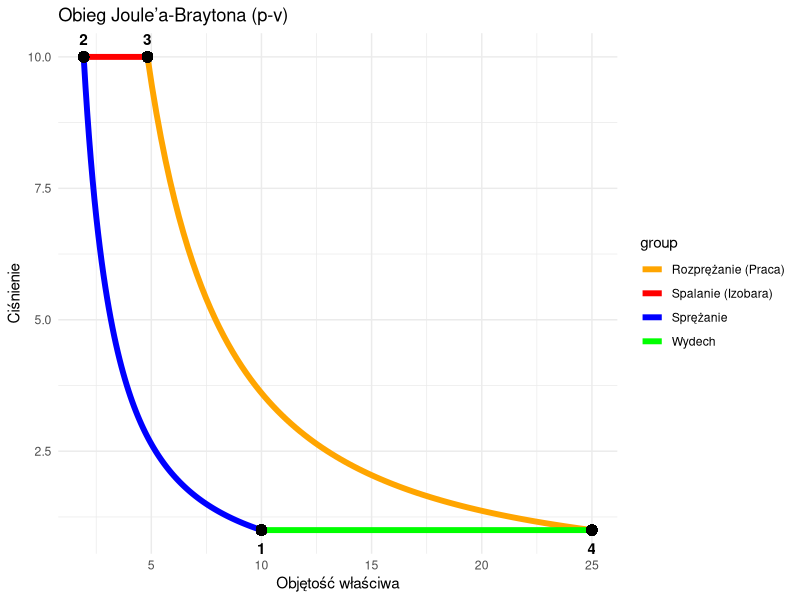

The R script that drew this image:
## ---- chunk 1
#| label: brayton-cycle
#| echo: false
#| fig-width: 10
#| fig-height: 5

library(ggplot2)

# Parameters
gamma <- 1.4
p1 <- 1
pie <- 10 # Pressure ratio
p2 <- p1 * pie
v1 <- 10 # Arbitrary start volume

# Process 1-2 (Adiabatic Compression)
# p1*v1^gamma = p2*v2^gamma -> v2 = v1 * (p1/p2)^(1/gamma)
v2 <- v1 * (p1/p2)^(1/gamma)
v_12 <- seq(v1, v2, length.out=100)
p_12 <- p1 * (v1/v_12)^gamma

# Process 2-3 (Isobaric Heat Addition)
# Expansion due to heating at constant pressure
# Let's say T3/T2 = 2.5 (Heat addition ratio) -> v3/v2 = 2.5
v3 <- v2 * 2.5
p3 <- p2
v_23 <- seq(v2, v3, length.out=100)
p_23 <- rep(p2, 100)

# Process 3-4 (Adiabatic Expansion)
# Expansion back to initial pressure p4 = p1
p4 <- p1
v4 <- v3 * (p3/p4)^(1/gamma)
v_34 <- seq(v3, v4, length.out=100)
p_34 <- p3 * (v3/v_34)^gamma

# Process 4-1 (Isobaric Heat Rejection)
v_41 <- seq(v4, v1, length.out=100)
p_41 <- rep(p1, 100)


df_brayton <- rbind(
  data.frame(v=v_12, p=p_12, group="Sprężanie"),
  data.frame(v=v_23, p=p_23, group="Spalanie (Izobara)"),
  data.frame(v=v_34, p=p_34, group="Rozprężanie (Praca)"),
  data.frame(v=v_41, p=p_41, group="Wydech")
)

ggplot(df_brayton, aes(x=v, y=p, color=group)) +
  geom_path(size=2) +
  scale_color_manual(values=c("orange", "red", "blue", "green")) +
  geom_point(aes(x=v1, y=p1), color="black", size=3) +
  geom_point(aes(x=v2, y=p2), color="black", size=3) +
  geom_point(aes(x=v3, y=p3), color="black", size=3) +
  geom_point(aes(x=v4, y=p4), color="black", size=3) +
  annotate("text", x=v2, y=p2, label="2", vjust=-1, fontface="bold") +
  annotate("text", x=v3, y=p3, label="3", vjust=-1, fontface="bold") +
  annotate("text", x=v4, y=p1, label="4", vjust=2, fontface="bold") +
  annotate("text", x=v1, y=p1, label="1", vjust=2, fontface="bold") +
  labs(title="Obieg Joule’a-Braytona (p-v)", x="Objętość właściwa", y="Ciśnienie") +
  theme_minimal()
